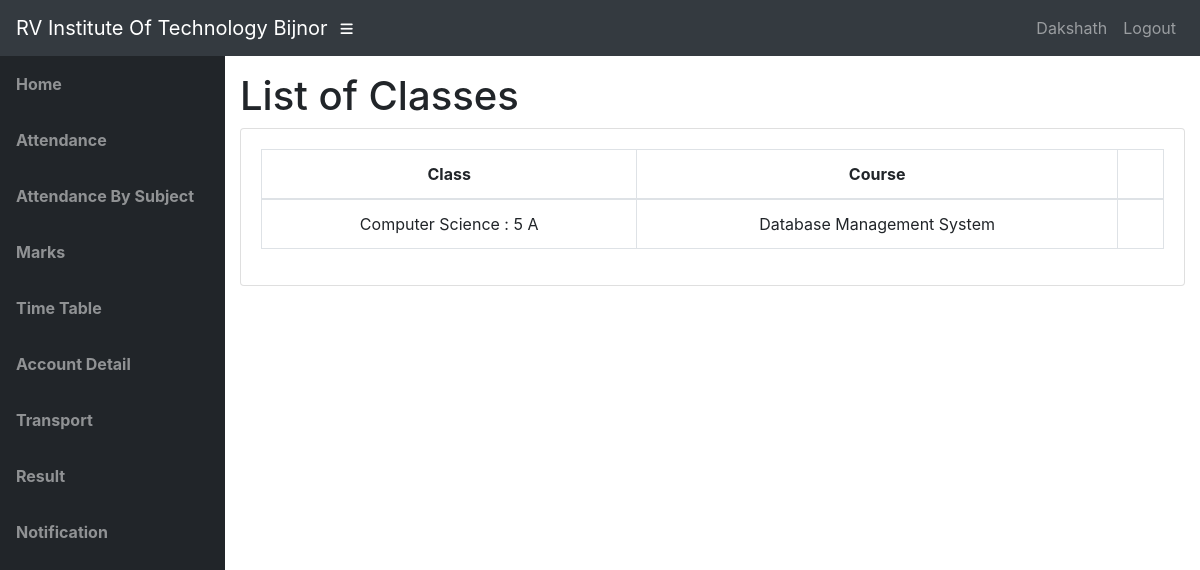
Page /teacher/CS01/4/Classes/ (signed in) on the committed database.
### info/models.py (models this page shows, shortened)
class User(AbstractUser):
    @property
    def is_student(self):
        if hasattr(self, 'student'):
            return True
        return False

class Student(models.Model):
    user = models.OneToOneField(User, on_delete=models.CASCADE, null=True)
    class_id = models.ForeignKey(Class, on_delete=models.CASCADE, default=1)
    USN = models.CharField(primary_key='True', max_length=100)
    name = models.CharField(max_length=200)
    sex = models.CharField(max_length=50, choices=sex_choice, default='Male')
    DOB = models.DateField(default='1998-01-01')

class Assign(models.Model):
    class_id = models.ForeignKey(Class, on_delete=models.CASCADE)
    course = models.ForeignKey(Course, on_delete=models.CASCADE)
    teacher = models.ForeignKey(Teacher, on_delete=models.CASCADE)
    class Meta:
        unique_together = (('course', 'class_id', 'teacher'),)

class Class(models.Model):
    id = models.CharField(primary_key='True', max_length=100)
    dept = models.ForeignKey(Dept, on_delete=models.CASCADE)
    section = models.CharField(max_length=100)
    sem = models.IntegerField()
    class Meta:
        verbose_name_plural = 'classes'
    def __str__(self):
        d = Dept.objects.get(name=self.dept)
        return '%s : %d %s' % (d.name, self.sem, self.section)

class Dept(models.Model):
    id = models.CharField(primary_key='True', max_length=100)
    name = models.CharField(max_length=200)
    def __str__(self):
        return self.name

class Course(models.Model):
    dept = models.ForeignKey(Dept, on_delete=models.CASCADE)
    id = models.CharField(primary_key='True', max_length=50)
    name = models.CharField(max_length=50)
    shortname = models.CharField(max_length=50, default='X')
    def __str__(self):
        return self.name

### info/views.py (the view)
# urls.py: path('teacher/<slug:teacher_id>/<int:choice>/Classes/', views.t_clas, name='t_clas'),
@login_required
def t_clas(request, teacher_id, choice):
    teacher1 = get_object_or_404(Teacher, id=teacher_id)
    return render(request, 'info/t_clas.html', {'teacher1': teacher1, 'choice': choice})

### info/templates/info/t_clas.html (shortened to what this page needs)
{% extends 'info/base.html' %}
{% block content %}
    <h1>List of Classes</h1>
    <div class="card mb-3">
            <div class="card-body">
              <div class="table-responsive">
                <table class="table table-bordered text-center" id="dataTable" width="100%" cellspacing="0">
                  <thead>
                    <tr>
                        <th>Class</th>
                        <th>Course</th>
                        <th></th>
                    </tr>
                  </thead>
                  <tbody>
                    {% for ass in teacher1.assign_set.all %}
                    <tr>
                        <td>{{ ass.class_id }}</td>
                        <td>{{ ass.course }}</td>
                        <td>
                        </td>
                    </tr>
                    {% empty %}
                            <p>teacher has no courses</p>
                    {% endfor %}
                  </tbody>
                </table>
              </div>
    </div>
{% endblock %}

### info/templates/info/base.html (shortened to what this page needs)
<!DOCTYPE html>
<html lang="en">
  <head>
      {% load static %}
    <link href="{% static '/info/bootstrap/vendor/bootstrap/css/bootstrap.min.css' %}" rel="stylesheet">
    <link href="{% static '/info/bootstrap/vendor/fontawesome-free/css/all.min.css' %}" rel="stylesheet" type="text/css">
    <link href="{% static '/info/bootstrap/vendor/datatables/dataTables.bootstrap4.css' %}" rel="stylesheet">
    <link href="{% static '/info/bootstrap/css/sb-admin.css' %}" rel="stylesheet">
  </head>
  <body id="page-top">
    <nav class="navbar navbar-expand navbar-dark bg-dark static-top">
      <a class="navbar-brand mr-1" href="{% url 'index' %}">RV Institute Of Technology Bijnor</a>
      <button class="btn btn-link btn-sm text-white order-1 order-sm-0" id="sidebarToggle" href="#">
        <i class="fas fa-bars"></i>
      </button>
        <div class="collapse navbar-collapse" id="navbarResponsive">
          <ul class="navbar-nav ml-auto">
            <li class="nav-item">
                {% if request.user.is_student %}
                    <a class="nav-link text-capitalize">{{ request.user.student.name }}</a>
                {% elif request.user.is_teacher %}
                    <a class="nav-link text-capitalize">{{ request.user.teacher.name }}</a>
                {% endif %}
            </li>
            <li class="nav-item">
                <a class="nav-link" href="#" data-toggle="modal" data-target="#logoutModal">Logout</a>
            </li>
          </ul>
        </div>
    </nav>
    <div id="wrapper">
      <ul class="sidebar navbar-nav">
            <li class="nav-item">
              <a class="nav-link" href="{% url 'index' %}">
                <span><b>Home</b></span>
              </a>
            </li>
        {% if request.user.is_student %}
            <li class="nav-item">
              <a class="nav-link" href="{% url 'attendance' request.user.student.USN %}">
                <span><b>Attendance</b></span>
              </a>
            </li>
            <li class="nav-item">
              <a class="nav-link" href="{% url 'attendance' request.user.student.USN %}">
                <span><b>Attendance By Subject</b></span>
              </a>
            </li>
            <li class="nav-item">
              <a class="nav-link" href="{% url 'marks_list' request.user.student.USN %}">
                <span><b>Marks</b></span>
              </a>
            </li>
              <li class="nav-item">
              <a class="nav-link" href="{% url 'timetable' request.user.student.class_id_id %}">
                <span><b>Time Table</b></span>
              </a>
            </li>
	      <li class="nav-item">
              <a class="nav-link" href="{% url 'timetable' request.user.student.class_id_id %}">
                <span><b>Account Detail</b></span>
              </a>
            </li>
	      <li class="nav-item">
              <a class="nav-link" href="{% url 'timetable' request.user.student.class_id_id %}">
                <span><b>Transport</b></span>
              </a>
            </li>
	      <li class="nav-item">
              <a class="nav-link" href="{% url 'timetable' request.user.student.class_id_id %}">
                <span><b>Result</b></span>
              </a>
            </li>
	      <li class="nav-item">
              <a class="nav-link" href="{% url 'timetable' request.user.student.class_id_id %}">
                <span><b>Notification</b></span>
              </a>
            </li>
        {% endif %}
      </ul>
      <div id="content-wrapper">
        <div class="container-fluid">
            {% block content %}
            {% endblock %}
        </div>
      </div>
    </div>
  </body>
</html>

### rows in the picture
User: user.student.name "Dakshath"
Assign: class_id "Computer Science : 5 A", course "Database Management System"
